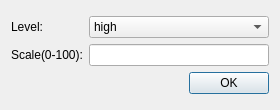
<?xml version="1.0" encoding="UTF-8"?>
<ui version="4.0">
 <class>smooth_sharp_zoom</class>
 <widget class="QDialog" name="smooth_sharp_zoom">
  <property name="geometry">
   <rect>
    <x>0</x>
    <y>0</y>
    <width>280</width>
    <height>110</height>
   </rect>
  </property>
  <property name="minimumSize">
   <size>
    <width>280</width>
    <height>110</height>
   </size>
  </property>
  <property name="windowTitle">
   <string>Dialog</string>
  </property>
  <layout class="QGridLayout" name="gridLayout">
   <item row="0" column="0">
    <layout class="QVBoxLayout" name="verticalLayout_3">
     <item>
      <layout class="QHBoxLayout" name="horizontalLayout_4">
       <item>
        <layout class="QVBoxLayout" name="verticalLayout">
         <item>
          <widget class="QLabel" name="label">
           <property name="text">
            <string>Level:</string>
           </property>
          </widget>
         </item>
         <item>
          <widget class="QLabel" name="label_2">
           <property name="text">
            <string>Scale(0-100):</string>
           </property>
          </widget>
         </item>
        </layout>
       </item>
       <item>
        <layout class="QVBoxLayout" name="verticalLayout_2">
         <item>
          <widget class="QComboBox" name="comboBox">
           <item>
            <property name="text">
             <string>high</string>
            </property>
           </item>
           <item>
            <property name="text">
             <string>mid</string>
            </property>
           </item>
           <item>
            <property name="text">
             <string>low</string>
            </property>
           </item>
          </widget>
         </item>
         <item>
          <widget class="QLineEdit" name="lineEdit"/>
         </item>
        </layout>
       </item>
      </layout>
     </item>
     <item>
      <layout class="QHBoxLayout" name="horizontalLayout_3">
       <item>
        <spacer name="horizontalSpacer_4">
         <property name="orientation">
          <enum>Qt::Horizontal</enum>
         </property>
         <property name="sizeHint" stdset="0">
          <size>
           <width>40</width>
           <height>20</height>
          </size>
         </property>
        </spacer>
       </item>
       <item>
        <widget class="QPushButton" name="SmoothBtn">
         <property name="text">
          <string>OK</string>
         </property>
        </widget>
       </item>
      </layout>
     </item>
    </layout>
   </item>
  </layout>
 </widget>
 <resources/>
 <connections/>
</ui>
